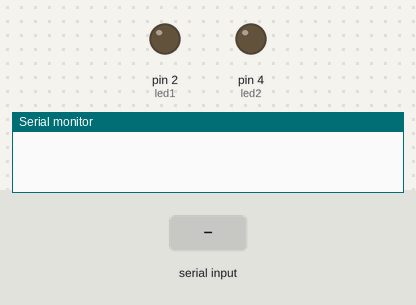
Bench run of a sketch on a simulated Arduino Uno, built with avr-gcc and run on an emulated ATmega328P. Shown: output pins drawn as LEDs (lit = HIGH), the last lines printed to the serial monitor. Inputs (shaded band) come from the test bench.

Above: at 1.2 s.
1.3 s: "nyala" received over the second serial link
At 2.7 s:
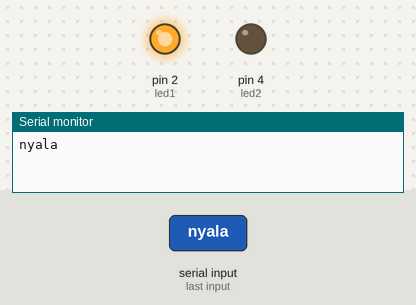
3.8 s: "hidup" received over the second serial link
At 5.7 s:
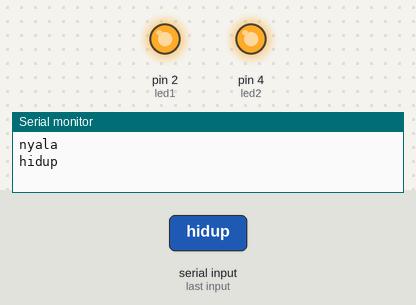
6.2 s: "gelap" received over the second serial link
At 7.6 s:
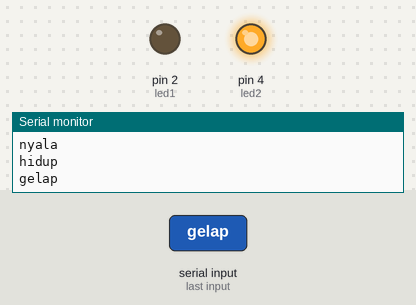
Timing chart, 0 to 9.2 s (numbered marks = the images above; inputs shaded):
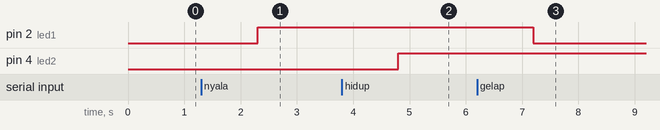

Measured:
- after the input at 1.3 s, pin 2 (led1): LOW → HIGH after 1.0 s
- after the input at 3.8 s, pin 4 (led2): LOW → HIGH after 1.0 s
- after the input at 6.2 s, pin 2 (led1): HIGH → LOW after 1.0 s

The sketch:

vioce_bluetooth.ino
```cpp
#include <SoftwareSerial.h>
SoftwareSerial mySerial(13,10);
int led1 = 2;
int led2 = 4;
void setup() {
  // put your setup code here, to run once:
pinMode(led1, OUTPUT);
pinMode(led2, OUTPUT);
Serial.begin(9600);
mySerial.begin(9600);
}
String data="";
void loop() {
  // put your main code here, to run repeatedly:
if(mySerial.available())
{
  data=mySerial.readString();
  Serial.println(data);
  if(data=="nyala")
  {
    digitalWrite(led1, HIGH);
  }
  else if (data =="gelap")
  {
    digitalWrite(led1, LOW);
  }
  if (data=="hidup")
  {
    digitalWrite(led2, HIGH);
  }
  else if (data=="mati")
  {
    digitalWrite(led2, LOW);
  }
}
}
```
